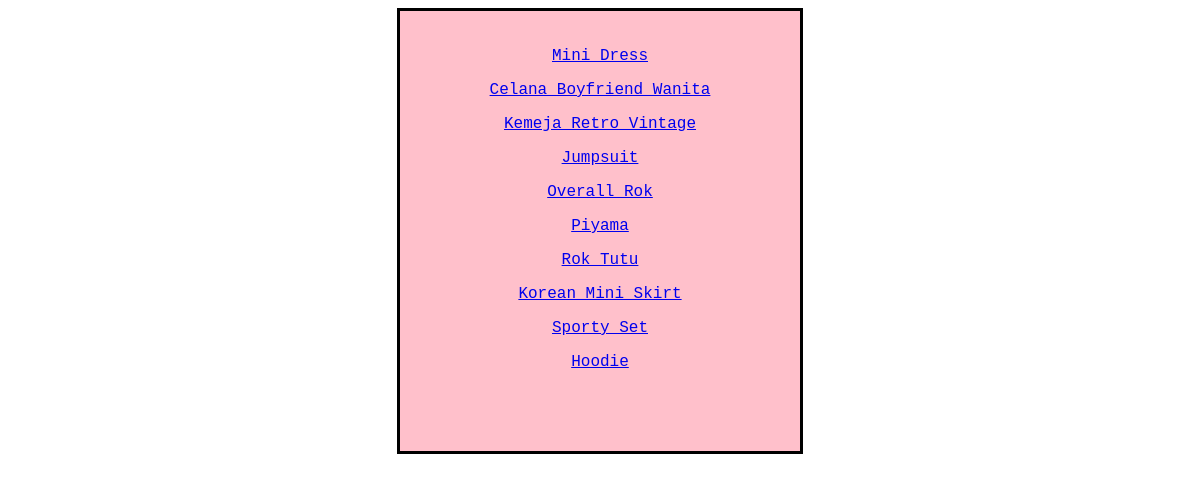
Screenshot of /latihan5c/index.php with the database file from the repository.
### tables this page shows
CREATE TABLE `pakaian` (
  `id` int(11) NOT NULL,
  `foto` varchar(50) NOT NULL,
  `nama` varchar(100) NOT NULL,
  `ukuran` varchar(100) NOT NULL,
  `warna` varchar(100) NOT NULL,
  `stok` int(11) NOT NULL,
  `harga` int(11) NOT NULL
);

### latihan5c/php/functions.php (called while the page is built)
<?php
function koneksi() {
    $conn = mysqli_connect("localhost", "root", "") or die("koneksi ke DB gagal");
    mysqli_select_db($conn, "tubes_193040015") or die("Dtabase salah!");
    return $conn;
}
function query($sql) {
    $conn = koneksi();
    $result = mysqli_query($conn, "$sql");
    $rows = [];
    while ($row = mysqli_fetch_assoc($result)) {
        $rows[] = $row;
    }
    return $rows;
}
?>

### latihan5c/index.php (the view, shortened to what this page needs)
<?php
    require 'php/functions.php';
    $pakaian = query("SELECT * FROM pakaian")
?>
<!DOCTYPE html>
<html lang="en">
<head>
</head>
<body>
    <div class="container">
        <?php foreach ($pakaian as $p) : ?>
            <p class="nama">
                <a href="php/detail.php?id=<?= $p['id'] ?>">
                    <?= $p["nama"] ?>
                </a>
            </p>
        <?php endforeach; ?>
    </div>
</body>
</html>

### latihan5c/index.php (style rules this page uses)
.container { border : 3px solid black; background-color: pink; width: 400px; height : 400px; margin : auto; padding : 20px 0 20px 0; text-align: center; font-family: courier; font-size: medium; }

### rows the page displays
pakaian: nama "Mini Dress"
pakaian: nama "Celana Boyfriend Wanita"
pakaian: nama "Kemeja Retro Vintage"
pakaian: nama "Jumpsuit"
pakaian: nama "Overall Rok"
pakaian: nama "Piyama"
pakaian: nama "Rok Tutu"
pakaian: nama "Korean Mini Skirt"
pakaian: nama "Sporty Set"
pakaian: nama "Hoodie"
